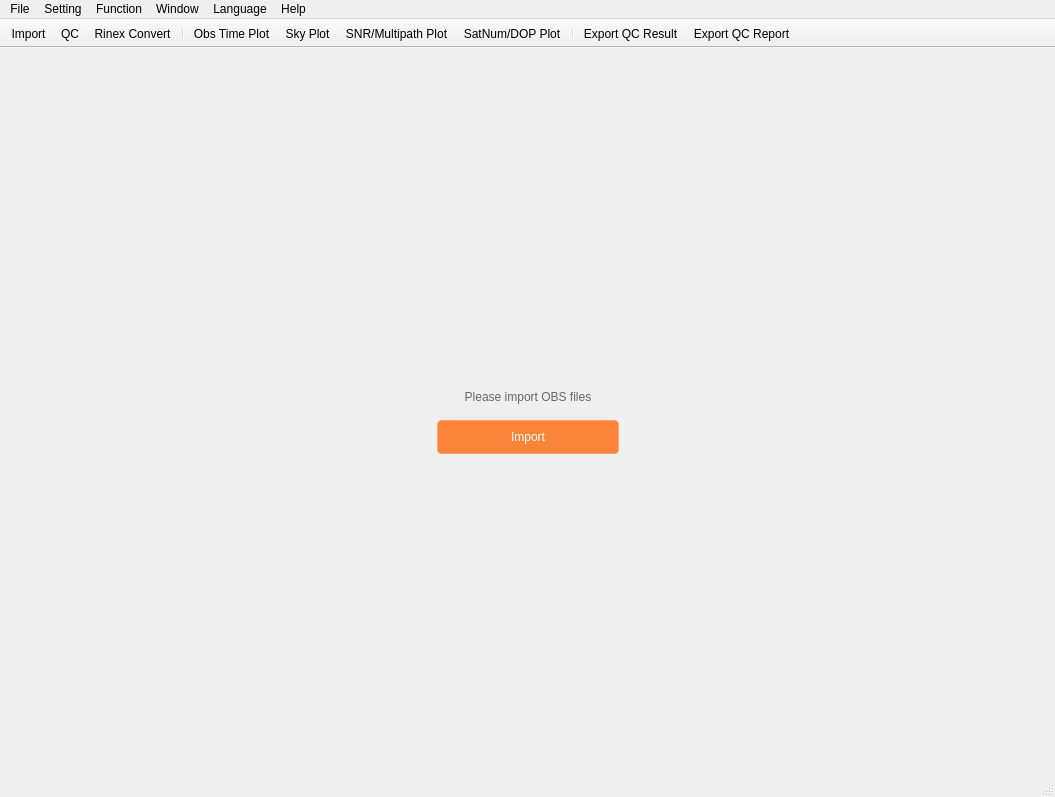
<?xml version="1.0" encoding="UTF-8"?>
<ui version="4.0">
 <class>MainWindow</class>
 <widget class="QMainWindow" name="MainWindow">
  <property name="geometry">
   <rect>
    <x>0</x>
    <y>0</y>
    <width>1055</width>
    <height>797</height>
   </rect>
  </property>
  <property name="windowTitle">
   <string>VeriQC</string>
  </property>
  <property name="windowIcon">
   <iconset resource="Resource.qrc">
    <normaloff>:/icons/Resources/Icons/VeriQC-LOGO.png</normaloff>:/icons/Resources/Icons/VeriQC-LOGO.png</iconset>
  </property>
  <widget class="QWidget" name="centralwidget">
   <layout class="QVBoxLayout" name="verticalLayout">
    <property name="spacing">
     <number>0</number>
    </property>
    <property name="leftMargin">
     <number>0</number>
    </property>
    <property name="topMargin">
     <number>0</number>
    </property>
    <property name="rightMargin">
     <number>0</number>
    </property>
    <property name="bottomMargin">
     <number>0</number>
    </property>
    <item>
     <widget class="QStackedWidget" name="stackedWidget">
      <property name="currentIndex">
       <number>0</number>
      </property>
      <widget class="QWidget" name="ImportPage">
       <layout class="QGridLayout" name="gridLayout">
        <item row="0" column="1">
         <spacer name="verticalSpacer">
          <property name="orientation">
           <enum>Qt::Vertical</enum>
          </property>
          <property name="sizeHint" stdset="0">
           <size>
            <width>20</width>
            <height>221</height>
           </size>
          </property>
         </spacer>
        </item>
        <item row="1" column="0">
         <spacer name="horizontalSpacer">
          <property name="orientation">
           <enum>Qt::Horizontal</enum>
          </property>
          <property name="sizeHint" stdset="0">
           <size>
            <width>327</width>
            <height>20</height>
           </size>
          </property>
         </spacer>
        </item>
        <item row="1" column="1">
         <layout class="QVBoxLayout" name="verticalLayout_2">
          <item>
           <widget class="QLabel" name="label_2">
            <property name="pixmap">
             <pixmap resource="Resource.qrc">:/icons/Resources/Icons/ImportPage.png</pixmap>
            </property>
           </widget>
          </item>
          <item>
           <widget class="QLabel" name="label">
            <property name="styleSheet">
             <string notr="true">color: #666666;</string>
            </property>
            <property name="text">
             <string>Please import OBS files</string>
            </property>
            <property name="alignment">
             <set>Qt::AlignCenter</set>
            </property>
           </widget>
          </item>
          <item>
           <spacer name="verticalSpacer_3">
            <property name="orientation">
             <enum>Qt::Vertical</enum>
            </property>
            <property name="sizeType">
             <enum>QSizePolicy::Fixed</enum>
            </property>
            <property name="sizeHint" stdset="0">
             <size>
              <width>20</width>
              <height>10</height>
             </size>
            </property>
           </spacer>
          </item>
          <item>
           <layout class="QHBoxLayout" name="horizontalLayout">
            <item>
             <spacer name="horizontalSpacer_3">
              <property name="orientation">
               <enum>Qt::Horizontal</enum>
              </property>
              <property name="sizeType">
               <enum>QSizePolicy::Preferred</enum>
              </property>
              <property name="sizeHint" stdset="0">
               <size>
                <width>40</width>
                <height>20</height>
               </size>
              </property>
             </spacer>
            </item>
            <item>
             <widget class="QPushButton" name="importButton">
              <property name="sizePolicy">
               <sizepolicy hsizetype="Fixed" vsizetype="Fixed">
                <horstretch>0</horstretch>
                <verstretch>0</verstretch>
               </sizepolicy>
              </property>
              <property name="cursor">
               <cursorShape>PointingHandCursor</cursorShape>
              </property>
              <property name="styleSheet">
               <string notr="true">width: 180px;
height: 32px;
background: #fa853a;
border: 1px solid #ffa463;
border-radius: 4px;
color:white;</string>
              </property>
              <property name="text">
               <string>Import</string>
              </property>
             </widget>
            </item>
            <item>
             <spacer name="horizontalSpacer_4">
              <property name="orientation">
               <enum>Qt::Horizontal</enum>
              </property>
              <property name="sizeType">
               <enum>QSizePolicy::Preferred</enum>
              </property>
              <property name="sizeHint" stdset="0">
               <size>
                <width>40</width>
                <height>20</height>
               </size>
              </property>
             </spacer>
            </item>
           </layout>
          </item>
         </layout>
        </item>
        <item row="1" column="2">
         <spacer name="horizontalSpacer_2">
          <property name="orientation">
           <enum>Qt::Horizontal</enum>
          </property>
          <property name="sizeHint" stdset="0">
           <size>
            <width>327</width>
            <height>20</height>
           </size>
          </property>
         </spacer>
        </item>
        <item row="2" column="1">
         <spacer name="verticalSpacer_2">
          <property name="orientation">
           <enum>Qt::Vertical</enum>
          </property>
          <property name="sizeHint" stdset="0">
           <size>
            <width>20</width>
            <height>220</height>
           </size>
          </property>
         </spacer>
        </item>
       </layout>
      </widget>
      <widget class="QWidget" name="MainPage">
       <layout class="QVBoxLayout" name="verticalLayout_3">
        <item>
         <widget class="QLabel" name="label_3">
          <property name="text">
           <string>Obs File List</string>
          </property>
         </widget>
        </item>
        <item>
         <widget class="QTableView" name="tableView">
          <property name="editTriggers">
           <set>QAbstractItemView::NoEditTriggers</set>
          </property>
          <property name="alternatingRowColors">
           <bool>true</bool>
          </property>
          <property name="selectionMode">
           <enum>QAbstractItemView::SingleSelection</enum>
          </property>
          <property name="selectionBehavior">
           <enum>QAbstractItemView::SelectRows</enum>
          </property>
          <attribute name="horizontalHeaderHighlightSections">
           <bool>false</bool>
          </attribute>
          <attribute name="horizontalHeaderStretchLastSection">
           <bool>true</bool>
          </attribute>
          <attribute name="verticalHeaderVisible">
           <bool>false</bool>
          </attribute>
         </widget>
        </item>
       </layout>
      </widget>
     </widget>
    </item>
   </layout>
  </widget>
  <widget class="QMenuBar" name="menubar">
   <property name="geometry">
    <rect>
     <x>0</x>
     <y>0</y>
     <width>1055</width>
     <height>22</height>
    </rect>
   </property>
   <widget class="MyMenu" name="menu">
    <property name="title">
     <string>File</string>
    </property>
    <addaction name="actionImport"/>
    <addaction name="actionExportQCResult"/>
    <addaction name="actionExportQCReport"/>
   </widget>
   <widget class="MyMenu" name="menuSetting">
    <property name="title">
     <string>Setting</string>
    </property>
    <addaction name="actionQCSetting"/>
    <addaction name="actionRinexConvertSetting"/>
   </widget>
   <widget class="MyMenu" name="menuFunction">
    <property name="title">
     <string>Function</string>
    </property>
    <addaction name="actionQC"/>
    <addaction name="actionRinexConvert"/>
    <addaction name="actionFileMerge"/>
   </widget>
   <widget class="MyMenu" name="menuWindow">
    <property name="title">
     <string>Window</string>
    </property>
    <addaction name="actionObsTimePlot"/>
    <addaction name="actionSkyPlot"/>
    <addaction name="actionSNRAndMPPlot"/>
    <addaction name="actionSatNumAndDOPPlot"/>
   </widget>
   <widget class="MyMenu" name="menuLanguage">
    <property name="title">
     <string>Language</string>
    </property>
    <addaction name="actionChinese"/>
    <addaction name="actionEnglish"/>
   </widget>
   <widget class="MyMenu" name="menuHelp">
    <property name="title">
     <string>Help</string>
    </property>
    <addaction name="actionAbout"/>
    <addaction name="actionUserManual"/>
   </widget>
   <addaction name="menu"/>
   <addaction name="menuSetting"/>
   <addaction name="menuFunction"/>
   <addaction name="menuWindow"/>
   <addaction name="menuLanguage"/>
   <addaction name="menuHelp"/>
  </widget>
  <widget class="QStatusBar" name="statusbar"/>
  <widget class="QToolBar" name="toolBar">
   <property name="minimumSize">
    <size>
     <width>0</width>
     <height>0</height>
    </size>
   </property>
   <property name="windowTitle">
    <string>toolBar</string>
   </property>
   <property name="movable">
    <bool>false</bool>
   </property>
   <property name="allowedAreas">
    <set>Qt::NoToolBarArea</set>
   </property>
   <property name="iconSize">
    <size>
     <width>32</width>
     <height>32</height>
    </size>
   </property>
   <property name="toolButtonStyle">
    <enum>Qt::ToolButtonTextUnderIcon</enum>
   </property>
   <property name="floatable">
    <bool>false</bool>
   </property>
   <attribute name="toolBarArea">
    <enum>TopToolBarArea</enum>
   </attribute>
   <attribute name="toolBarBreak">
    <bool>false</bool>
   </attribute>
   <addaction name="actionImport"/>
   <addaction name="actionQC"/>
   <addaction name="actionRinexConvert"/>
   <addaction name="separator"/>
   <addaction name="actionObsTimePlot"/>
   <addaction name="actionSkyPlot"/>
   <addaction name="actionSNRAndMPPlot"/>
   <addaction name="actionSatNumAndDOPPlot"/>
   <addaction name="separator"/>
   <addaction name="actionExportQCResult"/>
   <addaction name="actionExportQCReport"/>
  </widget>
  <action name="actionQCSetting">
   <property name="text">
    <string>QC Setting</string>
   </property>
  </action>
  <action name="actionRinexConvertSetting">
   <property name="text">
    <string>Rinex Convert Setting</string>
   </property>
  </action>
  <action name="actionQC">
   <property name="icon">
    <iconset resource="Resource.qrc">
     <normaloff>:/icons/Resources/Icons/QC.png</normaloff>
     <disabledoff>:/icons/Resources/Icons/QC_Disable.png</disabledoff>:/icons/Resources/Icons/QC.png</iconset>
   </property>
   <property name="text">
    <string>QC</string>
   </property>
  </action>
  <action name="actionRinexConvert">
   <property name="icon">
    <iconset resource="Resource.qrc">
     <normaloff>:/icons/Resources/Icons/RinexConvert.png</normaloff>
     <disabledoff>:/icons/Resources/Icons/RinexConvert_Disable.png</disabledoff>:/icons/Resources/Icons/RinexConvert.png</iconset>
   </property>
   <property name="text">
    <string>Rinex Convert</string>
   </property>
  </action>
  <action name="actionFileMerge">
   <property name="icon">
    <iconset resource="Resource.qrc">
     <normaloff>:/icons/Resources/Icons/FileMerge.png</normaloff>:/icons/Resources/Icons/FileMerge.png</iconset>
   </property>
   <property name="text">
    <string>File Merge</string>
   </property>
  </action>
  <action name="actionObsTimePlot">
   <property name="icon">
    <iconset resource="Resource.qrc">
     <normaloff>:/icons/Resources/Icons/ObsPlot.png</normaloff>
     <disabledoff>:/icons/Resources/Icons/ObsPlot_Disable.png</disabledoff>:/icons/Resources/Icons/ObsPlot.png</iconset>
   </property>
   <property name="text">
    <string>Obs Time Plot</string>
   </property>
  </action>
  <action name="actionSkyPlot">
   <property name="icon">
    <iconset resource="Resource.qrc">
     <normaloff>:/icons/Resources/Icons/SkyPlot.png</normaloff>
     <disabledoff>:/icons/Resources/Icons/SkyPlot_Disable.png</disabledoff>:/icons/Resources/Icons/SkyPlot.png</iconset>
   </property>
   <property name="text">
    <string>Sky Plot</string>
   </property>
  </action>
  <action name="actionSNRAndMPPlot">
   <property name="icon">
    <iconset resource="Resource.qrc">
     <normaloff>:/icons/Resources/Icons/SNRPlot.png</normaloff>
     <disabledoff>:/icons/Resources/Icons/SNRPlot_Disable.png</disabledoff>:/icons/Resources/Icons/SNRPlot.png</iconset>
   </property>
   <property name="text">
    <string>SNR/Multipath Plot</string>
   </property>
   <property name="toolTip">
    <string>SNR/Multipath Plot</string>
   </property>
  </action>
  <action name="actionSatNumAndDOPPlot">
   <property name="icon">
    <iconset resource="Resource.qrc">
     <normaloff>:/icons/Resources/Icons/SatNumPlot.png</normaloff>
     <disabledoff>:/icons/Resources/Icons/SatNumPlot_Disable.png</disabledoff>:/icons/Resources/Icons/SatNumPlot.png</iconset>
   </property>
   <property name="text">
    <string>SatNum/DOP Plot</string>
   </property>
   <property name="toolTip">
    <string>SatNum/DOP Plot</string>
   </property>
  </action>
  <action name="actionChinese">
   <property name="checkable">
    <bool>true</bool>
   </property>
   <property name="text">
    <string>Chinese</string>
   </property>
  </action>
  <action name="actionEnglish">
   <property name="checkable">
    <bool>true</bool>
   </property>
   <property name="text">
    <string>English</string>
   </property>
  </action>
  <action name="actionAbout">
   <property name="text">
    <string>About</string>
   </property>
  </action>
  <action name="actionUserManual">
   <property name="text">
    <string>User Manual</string>
   </property>
  </action>
  <action name="actionImport">
   <property name="icon">
    <iconset resource="Resource.qrc">
     <normaloff>:/icons/Resources/Icons/Import.png</normaloff>:/icons/Resources/Icons/Import.png</iconset>
   </property>
   <property name="text">
    <string>Import</string>
   </property>
  </action>
  <action name="actionExportQCResult">
   <property name="icon">
    <iconset resource="Resource.qrc">
     <normaloff>:/icons/Resources/Icons/Export.png</normaloff>
     <disabledoff>:/icons/Resources/Icons/Export_Disable.png</disabledoff>:/icons/Resources/Icons/Export.png</iconset>
   </property>
   <property name="text">
    <string>Export QC Result</string>
   </property>
  </action>
  <action name="actionExportQCReport">
   <property name="icon">
    <iconset resource="Resource.qrc">
     <normaloff>:/icons/Resources/Icons/Report.png</normaloff>
     <disabledoff>:/icons/Resources/Icons/Report_Disable.png</disabledoff>:/icons/Resources/Icons/Report.png</iconset>
   </property>
   <property name="text">
    <string>Export QC Report</string>
   </property>
  </action>
 </widget>
 <customwidgets>
  <customwidget>
   <class>MyMenu</class>
   <extends>QMenu</extends>
   <header location="global">Components/MyMenu.h</header>
  </customwidget>
 </customwidgets>
 <resources>
  <include location="Resource.qrc"/>
  <include location="QuiCkResource.qrc"/>
 </resources>
 <connections/>
</ui>
